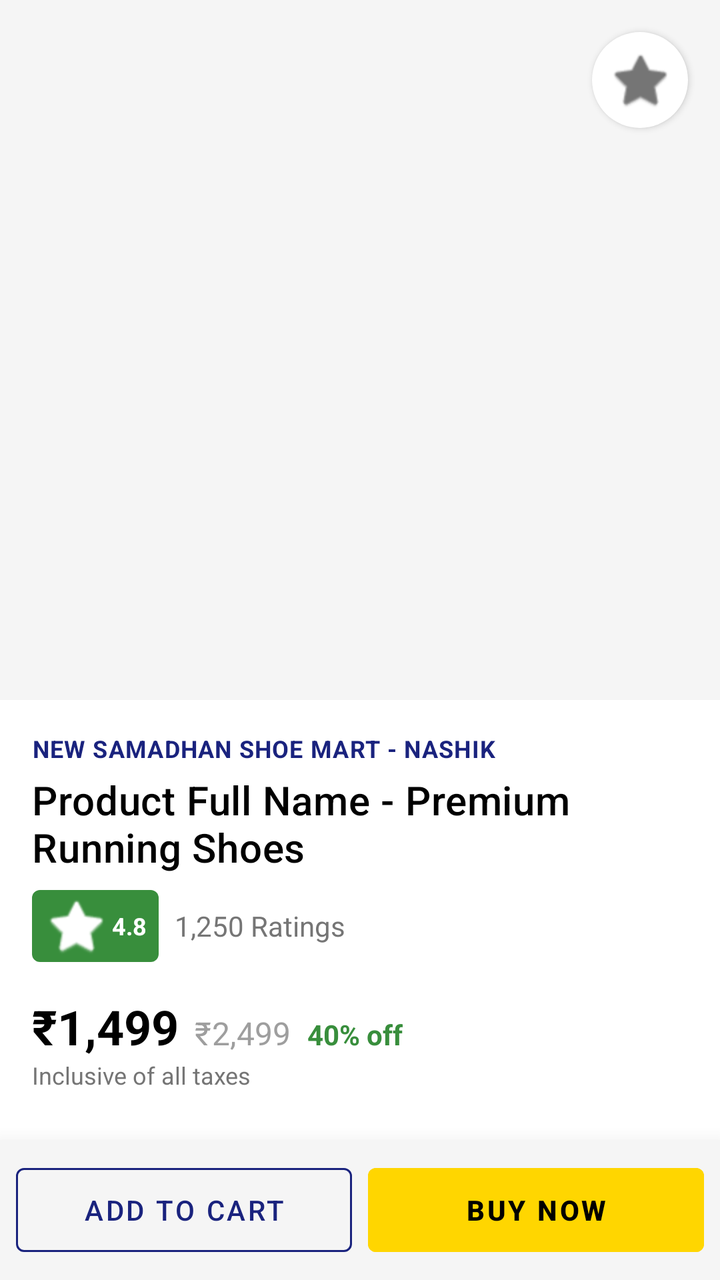
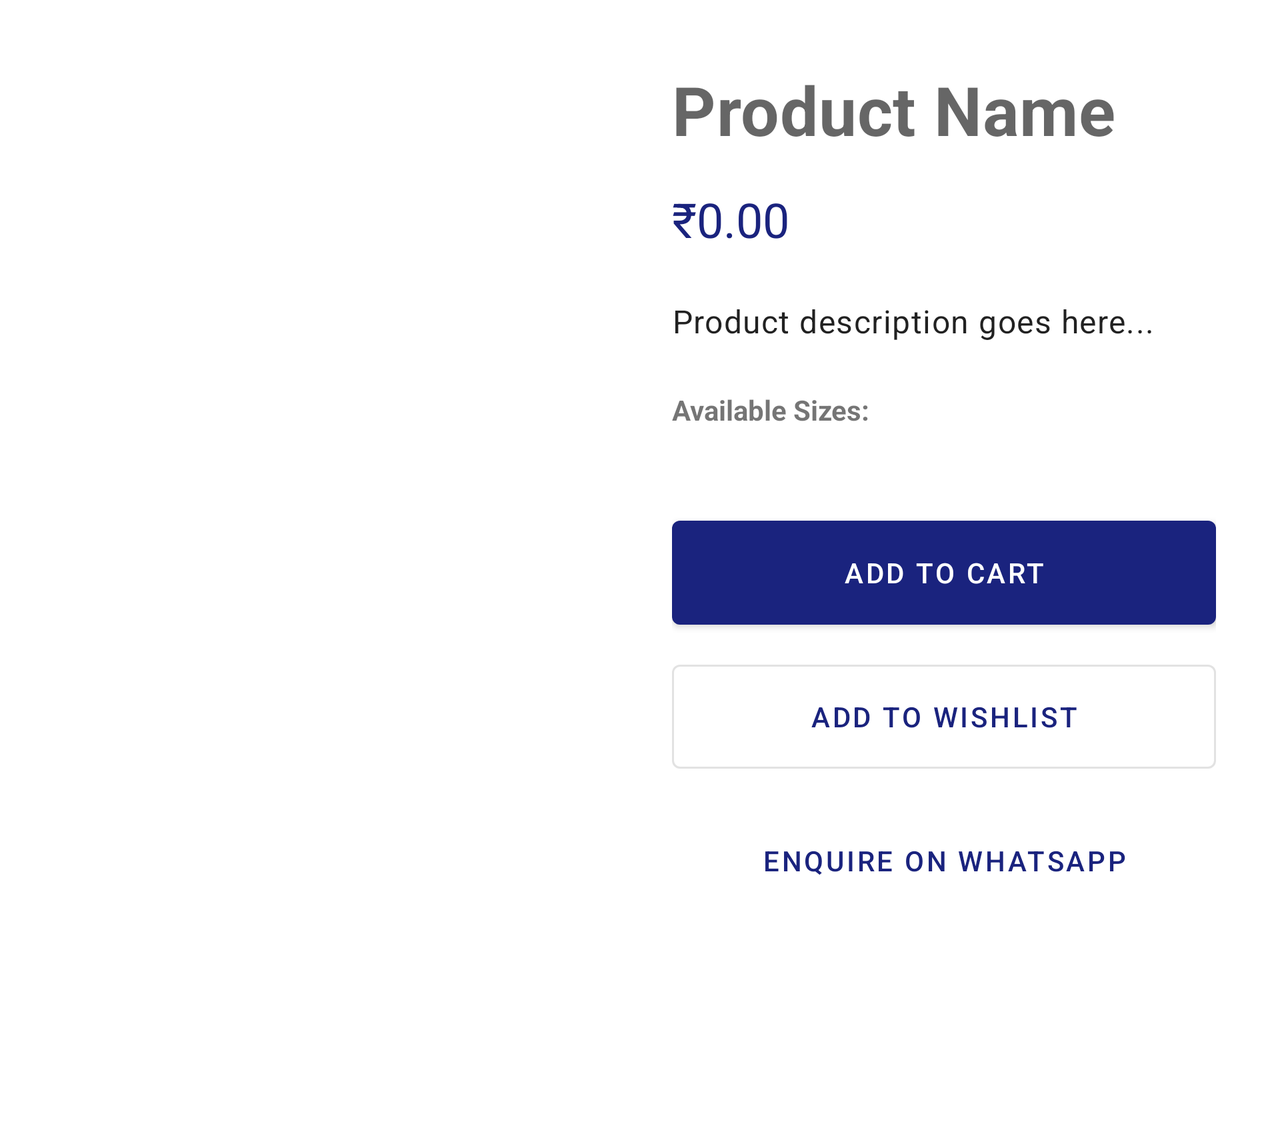

First picture: res/layout/ on a phone held upright. Second picture: the repository's own variant of that layout, on a device whose configuration matches the variant's folder. Source for both follows.
<!-- AndroidManifest.xml: application theme Theme.NewSamadhanShoeMart.Splash -->
<!-- res/layout/fragment_product_details.xml -->
<?xml version="1.0" encoding="utf-8"?>
<androidx.coordinatorlayout.widget.CoordinatorLayout xmlns:android="http://schemas.android.com/apk/res/android"
    xmlns:app="http://schemas.android.com/apk/res-auto"
    xmlns:tools="http://schemas.android.com/tools"
    android:layout_width="match_parent"
    android:layout_height="match_parent"
    android:background="@color/white">

    <androidx.core.widget.NestedScrollView
        android:layout_width="match_parent"
        android:layout_height="match_parent"
        android:paddingBottom="80dp"
        app:layout_behavior="@string/appbar_scrolling_view_behavior">

        <LinearLayout
            android:layout_width="match_parent"
            android:layout_height="wrap_content"
            android:orientation="vertical">

            
            <FrameLayout
                android:layout_width="match_parent"
                android:layout_height="350dp"
                android:background="#F5F5F5">

                <androidx.viewpager2.widget.ViewPager2
                    android:id="@+id/detail_image_viewpager"
                    android:layout_width="match_parent"
                    android:layout_height="match_parent" />

                <com.google.android.material.tabs.TabLayout
                    android:id="@+id/detail_image_tabs"
                    android:layout_width="match_parent"
                    android:layout_height="wrap_content"
                    android:layout_gravity="bottom"
                    android:background="@android:color/transparent"
                    app:tabBackground="@drawable/tab_selector"
                    app:tabGravity="center"
                    app:tabIndicatorHeight="0dp"
                    app:tabMaxWidth="12dp"
                    app:tabRippleColor="@null" />

                <com.google.android.material.button.MaterialButton
                    android:id="@+id/btn_wishlist"
                    style="@style/Widget.MaterialComponents.Button.Icon"
                    android:layout_width="48dp"
                    android:layout_height="48dp"
                    android:layout_gravity="top|end"
                    android:layout_margin="16dp"
                    android:insetLeft="0dp"
                    android:insetTop="0dp"
                    android:insetRight="0dp"
                    android:insetBottom="0dp"
                    android:padding="12dp"
                    app:backgroundTint="@color/white"
                    app:cornerRadius="24dp"
                    app:elevation="2dp"
                    app:icon="@android:drawable/btn_star_big_off"
                    app:iconGravity="textStart"
                    app:iconPadding="0dp"
                    app:iconTint="#757575" />
            </FrameLayout>

            <LinearLayout
                android:layout_width="match_parent"
                android:layout_height="wrap_content"
                android:orientation="vertical"
                android:padding="16dp">

                <TextView
                    android:id="@+id/detail_brand"
                    android:layout_width="wrap_content"
                    android:layout_height="wrap_content"
                    android:text="@string/nav_header_title"
                    android:textAllCaps="true"
                    android:textAppearance="@style/TextAppearance.MaterialComponents.Caption"
                    android:textColor="?attr/colorPrimary"
                    android:textStyle="bold" />

                <TextView
                    android:id="@+id/detail_name"
                    android:layout_width="match_parent"
                    android:layout_height="wrap_content"
                    android:layout_marginTop="4dp"
                    android:text="Product Full Name - Premium Running Shoes"
                    android:textAppearance="@style/TextAppearance.MaterialComponents.Headline6"
                    android:textColor="@color/black" />

                
                <LinearLayout
                    android:layout_width="wrap_content"
                    android:layout_height="wrap_content"
                    android:layout_marginTop="8dp"
                    android:gravity="center_vertical">

                    <TextView
                        android:id="@+id/detail_rating"
                        android:layout_width="wrap_content"
                        android:layout_height="wrap_content"
                        android:background="@drawable/bg_rating_pill"
                        android:drawableStart="@android:drawable/btn_star_big_on"
                        android:drawablePadding="2dp"
                        android:drawableTint="@android:color/white"
                        android:gravity="center"
                        android:paddingHorizontal="6dp"
                        android:paddingVertical="2dp"
                        android:text="4.8"
                        android:textColor="@android:color/white"
                        android:textSize="12sp"
                        android:textStyle="bold" />

                    <TextView
                        android:id="@+id/detail_reviews"
                        android:layout_width="wrap_content"
                        android:layout_height="wrap_content"
                        android:layout_marginStart="8dp"
                        android:text="1,250 Ratings"
                        android:textColor="#757575" />
                </LinearLayout>

                
                <LinearLayout
                    android:layout_width="match_parent"
                    android:layout_height="wrap_content"
                    android:layout_marginTop="16dp"
                    android:gravity="bottom"
                    android:orientation="horizontal">

                    <TextView
                        android:id="@+id/detail_price"
                        android:layout_width="wrap_content"
                        android:layout_height="wrap_content"
                        android:text="₹1,499"
                        android:textAppearance="@style/TextAppearance.MaterialComponents.Headline5"
                        android:textColor="@color/black"
                        android:textStyle="bold" />

                    <TextView
                        android:id="@+id/detail_old_price"
                        android:layout_width="wrap_content"
                        android:layout_height="wrap_content"
                        android:layout_marginStart="8dp"
                        android:text="₹2,499"
                        android:textAppearance="@style/TextAppearance.MaterialComponents.Subtitle1"
                        android:textColor="#9E9E9E" />

                    <TextView
                        android:id="@+id/detail_discount"
                        android:layout_width="wrap_content"
                        android:layout_height="wrap_content"
                        android:layout_marginStart="8dp"
                        android:text="40% off"
                        android:textColor="#388E3C"
                        android:textStyle="bold" />
                </LinearLayout>

                <TextView
                    android:layout_width="wrap_content"
                    android:layout_height="wrap_content"
                    android:text="Inclusive of all taxes"
                    android:textSize="12sp"
                    android:textColor="#757575" />

                <View
                    android:layout_width="match_parent"
                    android:layout_height="1dp"
                    android:layout_marginVertical="16dp"
                    android:background="#EEEEEE" />

                
                <TextView
                    android:layout_width="match_parent"
                    android:layout_height="wrap_content"
                    android:text="Select Size"
                    android:textAppearance="@style/TextAppearance.MaterialComponents.Subtitle1"
                    android:textStyle="bold" />

                <com.google.android.material.chip.ChipGroup
                    android:id="@+id/size_chip_group"
                    android:layout_width="match_parent"
                    android:layout_height="wrap_content"
                    android:layout_marginTop="8dp"
                    app:singleSelection="true" />

                <View
                    android:layout_width="match_parent"
                    android:layout_height="1dp"
                    android:layout_marginVertical="16dp"
                    android:background="#EEEEEE" />

                
                <TextView
                    android:layout_width="match_parent"
                    android:layout_height="wrap_content"
                    android:text="Product Details"
                    android:textAppearance="@style/TextAppearance.MaterialComponents.Subtitle1"
                    android:textStyle="bold" />

                <TextView
                    android:id="@+id/detail_description"
                    android:layout_width="match_parent"
                    android:layout_height="wrap_content"
                    android:layout_marginTop="8dp"
                    android:lineSpacingExtra="4dp"
                    android:text="Description goes here..."
                    android:textColor="#424242" />

                <View
                    android:layout_width="match_parent"
                    android:layout_height="1dp"
                    android:layout_marginVertical="16dp"
                    android:background="#EEEEEE" />

                
                <TextView
                    android:layout_width="match_parent"
                    android:layout_height="wrap_content"
                    android:text="Ratings &amp; Reviews"
                    android:textAppearance="@style/TextAppearance.MaterialComponents.Subtitle1"
                    android:textStyle="bold" />

                <LinearLayout
                    android:id="@+id/reviews_container"
                    android:layout_width="match_parent"
                    android:layout_height="wrap_content"
                    android:layout_marginTop="8dp"
                    android:orientation="vertical">
                    
                    <LinearLayout
                        android:layout_width="match_parent"
                        android:layout_height="wrap_content"
                        android:orientation="vertical"
                        android:padding="8dp"
                        android:background="#F9F9F9">
                        <TextView
                            android:layout_width="wrap_content"
                            android:layout_height="wrap_content"
                            android:text="Rahul Sharma"
                            android:textStyle="bold"
                            android:textSize="12sp"/>
                        <RatingBar
                            style="?android:attr/ratingBarStyleSmall"
                            android:layout_width="wrap_content"
                            android:layout_height="wrap_content"
                            android:rating="5"
                            android:numStars="5"
                            android:progressTint="#FFD600"/>
                        <TextView
                            android:layout_width="match_parent"
                            android:layout_height="wrap_content"
                            android:text="Excellent quality and very comfortable shoes. Highly recommended!"
                            android:textSize="13sp"/>
                    </LinearLayout>
                </LinearLayout>

                <TextView
                    android:layout_width="match_parent"
                    android:layout_height="wrap_content"
                    android:layout_marginTop="16dp"
                    android:text="Write a Review"
                    android:textAppearance="@style/TextAppearance.MaterialComponents.Subtitle2"
                    android:textStyle="bold" />

                <RatingBar
                    android:id="@+id/rating_bar_input"
                    android:layout_width="wrap_content"
                    android:layout_height="wrap_content"
                    android:numStars="5"
                    android:stepSize="1.0"
                    android:progressTint="#FFD600"/>

                <com.google.android.material.textfield.TextInputLayout
                    android:layout_width="match_parent"
                    android:layout_height="wrap_content"
                    android:hint="Share your experience..."
                    style="@style/Widget.MaterialComponents.TextInputLayout.OutlinedBox">

                    <com.google.android.material.textfield.TextInputEditText
                        android:id="@+id/et_comment"
                        android:layout_width="match_parent"
                        android:layout_height="wrap_content"
                        android:gravity="top"
                        android:inputType="textMultiLine"
                        android:lines="3" />
                </com.google.android.material.textfield.TextInputLayout>

                <Button
                    android:id="@+id/btn_submit_review"
                    android:layout_width="wrap_content"
                    android:layout_height="wrap_content"
                    android:layout_marginTop="8dp"
                    android:text="Submit Review"
                    style="@style/Widget.MaterialComponents.Button.TextButton" />

            </LinearLayout>
        </LinearLayout>
    </androidx.core.widget.NestedScrollView>

    
    <com.google.android.material.card.MaterialCardView
        android:layout_width="match_parent"
        android:layout_height="70dp"
        android:layout_gravity="bottom"
        app:cardCornerRadius="0dp"
        app:cardElevation="16dp">

        <LinearLayout
            android:layout_width="match_parent"
            android:layout_height="match_parent"
            android:orientation="horizontal"
            android:padding="8dp">

            <com.google.android.material.button.MaterialButton
                android:id="@+id/btn_add_to_cart"
                style="@style/Widget.MaterialComponents.Button.OutlinedButton"
                android:layout_width="0dp"
                android:layout_height="match_parent"
                android:layout_marginEnd="4dp"
                android:layout_weight="1"
                android:text="ADD TO CART"
                app:strokeColor="?attr/colorPrimary" />
                android:textColor="@color/black"
                app:strokeColor="@color/black" />

            <Button
                android:id="@+id/btn_buy_now"
                style="@style/Widget.MaterialComponents.Button.UnelevatedButton"
                android:layout_width="0dp"
                android:layout_height="match_parent"
                android:layout_marginStart="4dp"
                android:layout_weight="1"
                android:backgroundTint="#FFD600"
                android:text="BUY NOW"
                android:textColor="@color/black"
                android:textStyle="bold" />
        </LinearLayout>
    </com.google.android.material.card.MaterialCardView>

</androidx.coordinatorlayout.widget.CoordinatorLayout>
<!-- resources referenced by this layout -->
<resources>
  <color name="black">#000000</color>
  <color name="white">#FFFFFF</color>
  <!-- drawable bg_rating_pill (drawable) -->
  <?xml version="1.0" encoding="utf-8"?>
  <shape xmlns:android="http://schemas.android.com/apk/res/android">
      <solid android:color="#388E3C" />
      <corners android:radius="4dp" />
  </shape>
  <!-- drawable tab_selector (drawable) -->
  <?xml version="1.0" encoding="utf-8"?>
  <selector xmlns:android="http://schemas.android.com/apk/res/android">
      <item android:state_selected="true">
          <shape android:shape="oval">
              <solid android:color="?attr/colorPrimary" />
              <size android:width="8dp" android:height="8dp" />
          </shape>
      </item>
      <item>
          <shape android:shape="oval">
              <solid android:color="#CCCCCC" />
              <size android:width="8dp" android:height="8dp" />
          </shape>
      </item>
  </selector>
  <string name="nav_header_title">NEW SAMADHAN SHOE MART - NASHIK</string>
  <style name="Theme.NewSamadhanShoeMart.Splash" parent="Theme.NewSamadhanShoeMart.NoActionBar">
          <item name="android:windowBackground">@color/background</item>
          <item name="android:windowFullscreen">true</item>
          <item name="android:windowContentTransitions">true</item>
          
          <item name="android:windowSplashScreenAnimatedIcon" tools:targetApi="s">@android:color/transparent</item>
          <item name="android:windowSplashScreenBackground" tools:targetApi="s">@color/background</item>
      </style>
  <style name="Theme.NewSamadhanShoeMart.NoActionBar" parent="Theme.NewSamadhanShoeMart">
          <item name="windowActionBar">false</item>
          <item name="windowNoTitle">true</item>
      </style>
  <color name="background">#FFFFFF</color>
  <color name="primary">#1A237E</color>
  <color name="primary_variant">#0D47A1</color>
  <color name="onPrimary">#FFFFFF</color>
  <color name="secondary">#FFD600</color>
  <color name="secondary_variant">#FBC02D</color>
  <color name="onSecondary">#000000</color>
  <color name="surface">#F5F5F5</color>
  <color name="onSurface">#121212</color>
  <color name="onBackground">#121212</color>
  <color name="error">#B00020</color>
  <color name="onError">#FFFFFF</color>
  <style name="Widget.App.CardView" parent="Widget.MaterialComponents.CardView">
          <item name="cardElevation">2dp</item>
          <item name="cardCornerRadius">12dp</item>
          <item name="cardBackgroundColor">?attr/colorSurface</item>
          <item name="rippleColor">?attr/colorControlHighlight</item>
      </style>
  <color name="gray_light">#EEEEEE</color>
  <color name="gray_text">#757575</color>
  <color name="divider">#E0E0E0</color>
  <!-- some entries are left out for length -->
</resources>
<!-- res/layout-w600dp/fragment_product_details.xml (the repository's variant of the layout above) -->
<!-- drawn on the phone turned sideways -->
<?xml version="1.0" encoding="utf-8"?>
<androidx.core.widget.NestedScrollView xmlns:android="http://schemas.android.com/apk/res/android"
    xmlns:app="http://schemas.android.com/apk/res-auto"
    xmlns:tools="http://schemas.android.com/tools"
    android:layout_width="match_parent"
    android:layout_height="match_parent"
    tools:context=".ui.product.ProductDetailsFragment">

    <LinearLayout
        android:layout_width="match_parent"
        android:layout_height="wrap_content"
        android:orientation="horizontal"
        android:padding="32dp"
        android:baselineAligned="false">

        <ImageView
            android:id="@+id/detail_image"
            android:layout_width="0dp"
            android:layout_height="500dp"
            android:layout_weight="1"
            android:scaleType="fitCenter"
            android:src="@drawable/ic_launcher_background" />

        <LinearLayout
            android:layout_width="0dp"
            android:layout_height="wrap_content"
            android:layout_marginStart="32dp"
            android:layout_weight="1"
            android:orientation="vertical">

            <TextView
                android:id="@+id/detail_name"
                android:layout_width="match_parent"
                android:layout_height="wrap_content"
                android:text="Product Name"
                android:textAppearance="@style/TextAppearance.MaterialComponents.Headline4"
                android:textStyle="bold" />

            <TextView
                android:id="@+id/detail_price"
                android:layout_width="match_parent"
                android:layout_height="wrap_content"
                android:layout_marginTop="16dp"
                android:text="₹0.00"
                android:textAppearance="@style/TextAppearance.MaterialComponents.Headline5"
                android:textColor="?attr/colorPrimary" />

            <TextView
                android:id="@+id/detail_description"
                android:layout_width="match_parent"
                android:layout_height="wrap_content"
                android:layout_marginTop="24dp"
                android:text="Product description goes here..."
                android:textAppearance="@style/TextAppearance.MaterialComponents.Body1" />

            <TextView
                android:layout_width="match_parent"
                android:layout_height="wrap_content"
                android:layout_marginTop="24dp"
                android:text="Available Sizes:"
                android:textStyle="bold" />

            <com.google.android.material.chip.ChipGroup
                android:id="@+id/size_chip_group"
                android:layout_width="match_parent"
                android:layout_height="wrap_content"
                android:layout_marginTop="8dp"
                app:singleSelection="true" />

            <Button
                android:id="@+id/btn_add_to_cart"
                android:layout_width="match_parent"
                android:layout_height="64dp"
                android:layout_marginTop="32dp"
                android:text="Add to Cart" />

            <com.google.android.material.button.MaterialButton
                android:id="@+id/btn_wishlist"
                style="@style/Widget.MaterialComponents.Button.OutlinedButton"
                android:layout_width="match_parent"
                android:layout_height="64dp"
                android:layout_marginTop="8dp"
                android:text="Add to Wishlist"
                app:iconGravity="textStart" />

            <Button
                android:id="@+id/btn_whatsapp_order"
                style="@style/Widget.MaterialComponents.Button.TextButton"
                android:layout_width="match_parent"
                android:layout_height="64dp"
                android:layout_marginTop="8dp"
                android:text="Enquire on WhatsApp" />

        </LinearLayout>
    </LinearLayout>
</androidx.core.widget.NestedScrollView>
<!-- resources referenced by the variant -->
<!-- as the phone turned sideways resolves them -->
<resources>
  <style name="Theme.NewSamadhanShoeMart.Splash" parent="Theme.NewSamadhanShoeMart.NoActionBar">
          <item name="android:windowBackground">@color/background</item>
          <item name="android:windowFullscreen">true</item>
          <item name="android:windowContentTransitions">true</item>
          
          <item name="android:windowSplashScreenAnimatedIcon" tools:targetApi="s">@android:color/transparent</item>
          <item name="android:windowSplashScreenBackground" tools:targetApi="s">@color/background</item>
      </style>
  <style name="Theme.NewSamadhanShoeMart.NoActionBar" parent="Theme.NewSamadhanShoeMart">
          <item name="windowActionBar">false</item>
          <item name="windowNoTitle">true</item>
      </style>
  <color name="background">#FFFFFF</color>
  <color name="primary">#1A237E</color>
  <color name="primary_variant">#0D47A1</color>
  <color name="onPrimary">#FFFFFF</color>
  <color name="secondary">#FFD600</color>
  <color name="secondary_variant">#FBC02D</color>
  <color name="onSecondary">#000000</color>
  <color name="surface">#F5F5F5</color>
  <color name="onSurface">#121212</color>
  <color name="onBackground">#121212</color>
  <color name="error">#B00020</color>
  <color name="onError">#FFFFFF</color>
  <style name="Widget.App.CardView" parent="Widget.MaterialComponents.CardView">
          <item name="cardElevation">2dp</item>
          <item name="cardCornerRadius">12dp</item>
          <item name="cardBackgroundColor">?attr/colorSurface</item>
          <item name="rippleColor">?attr/colorControlHighlight</item>
      </style>
  <color name="gray_light">#EEEEEE</color>
  <color name="gray_text">#757575</color>
  <color name="divider">#E0E0E0</color>
  <!-- some entries are left out for length -->
</resources>
